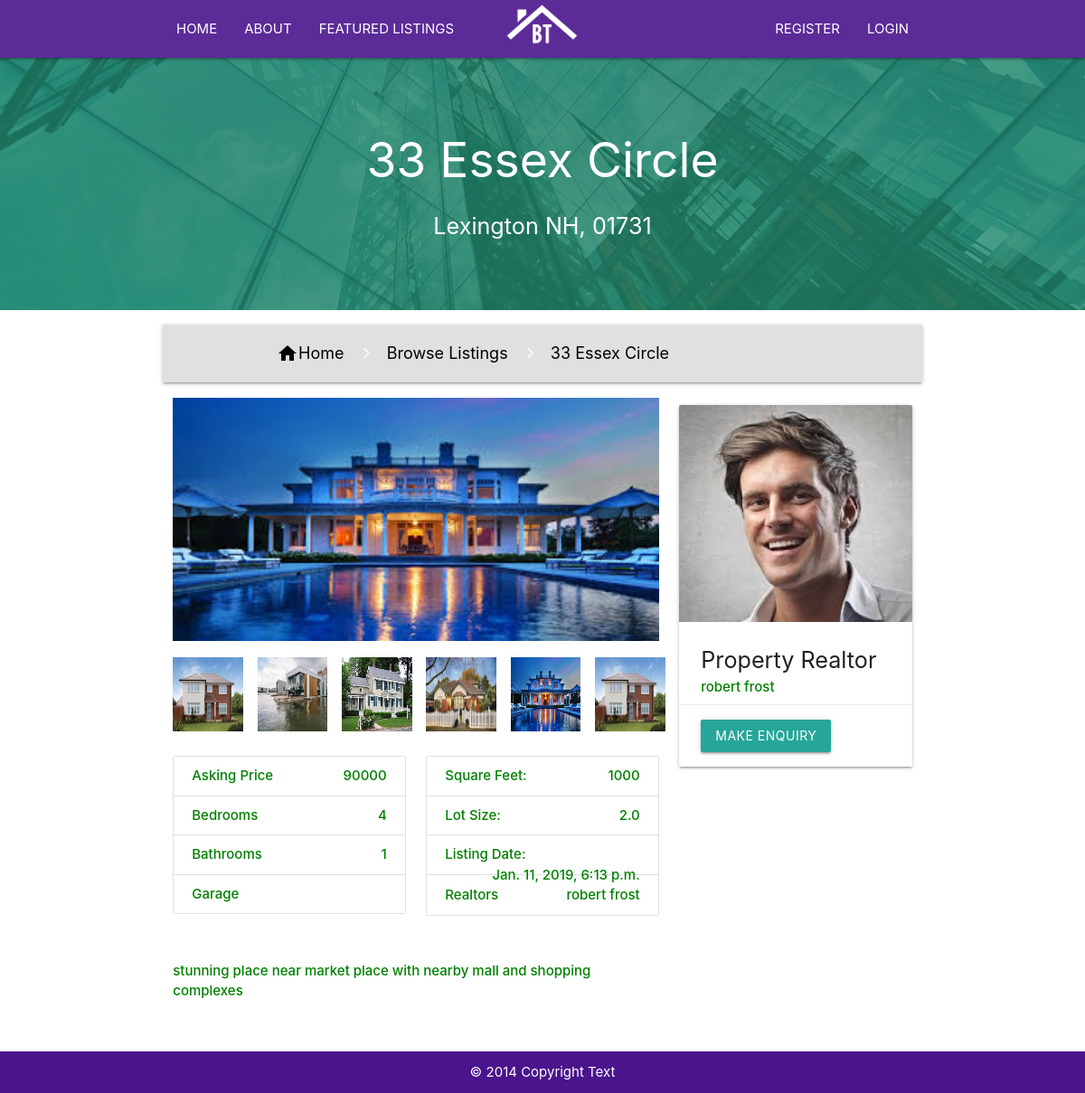
The app's page /listings/2 with its own data.
### listings/models.py (models this page shows, shortened)
class Listings(models.Model):
    realtors = models.ForeignKey(m.Realtors,on_delete=models.DO_NOTHING,null=True)
    title = models.CharField(max_length=200)
    address = models.CharField(max_length=200)
    city = models.CharField(max_length=200)
    state = models.CharField(max_length = 100)
    zipcode = models.CharField(max_length=100)
    description = models.TextField(blank=True)
    price = models.IntegerField()
    bedrooms = models.IntegerField()
    bathrooms  = models.IntegerField()
    sqft = models.IntegerField()
    lot_size = models.DecimalField(max_digits=5,decimal_places=1)
    photo_main = models.ImageField(upload_to='photos/')
    photo_1 = models.ImageField(upload_to='photos/' )
    photo_2 = models.ImageField(upload_to='photos/' )
    photo_3 = models.ImageField(upload_to='photos/' )
    photo_4 = models.ImageField(upload_to='photos/' )
    photo_5 = models.ImageField(upload_to='photos/' )
    photo_6 = models.ImageField(upload_to='photos/' )
    is_published = models.BooleanField(default=True)
    list_date = models.DateTimeField(default=datetime.now,blank=True)

### realtors/models.py (models this page shows)
class Realtors(models.Model):
    name = models.CharField(max_length=200)
    photo = models.ImageField(upload_to='photos/')
    description = models.TextField(blank=True)
    phone = models.CharField(max_length = 20)
    email = models.CharField(max_length = 50)
    is_mvp = models.BooleanField(default = False)
    hire_date = models.DateTimeField(default = datetime.now,blank = True)
    def __str__(self):
        return self.name

### listings/views.py (the view)
# urls.py: url(r'^(?P<id>\d+)',views.listing,name='list'),
def listing(request,id =None ):
    list = get_object_or_404(Listings,id = id)
    context = {
        "listings":list
    }
    return render(request,'listings/listing.html',context)

### templates/listings/listing.html (shortened to what this page needs)
{% extends 'base.html'%} {% load staticfiles %} {% block content %}
<section id="showcase-inner">
    <div class="overservices">
        <div class="container">
            <h2 class="white-text center">{{listings.title}}</h2>
            <p class="flow-text center white-text">{{ listings.city }} {{ listings.state }}, {{ listings.zipcode }}</p>
        </div>
    </div>
</section>
<div class="container">
    <nav class="bread grey lighten-2">
        <div class="container">
            <div class="nav-wrapper ">
                <div class="col s12">
                    <a href="{% url 'index'%}" class="breadcrumb black-text"><i class="material-icons">home </i> Home</a>
                    <a href="{% url 'listings'%}" class="breadcrumb black-text ">Browse Listings</a>
                    <a href="#" class="breadcrumb black-text active">{{listings.title}}</a>
                </div>
            </div>
        </div>
    </nav>
</div>
<section class="listings">
    <div class="container ">
        <div class="row">
            <div class="col s12 m8">
                <img src="{{listings.photo_main.url}}" class="materialboxed imagess">
                <div class="row">
                    <div class="col s4 m2">
                        <img src="{{listings.photo_1.url}}" class="materialboxed smallimagess ">
                    </div>
                    <div class="col s4 m2">
                        <img src="{{listings.photo_2.url}}" class="materialboxed smallimagess">
                    </div>
                    <div class="col s4 m2">
                        <img src="{{listings.photo_3.url}}" class="materialboxed smallimagess">
                    </div>
                    <div class="col s4 m2">
                        <img src="{{listings.photo_4.url}}" class="materialboxed smallimagess">
                    </div>
                    <div class="col s4 m2">
                        <img src="{{listings.photo_5.url}}" class="materialboxed smallimagess">
                    </div>
                    <div class="col s4 m2">
                        <img src="{{listings.photo_6.url}}" class="materialboxed smallimagess ">
                    </div>
                </div>
                <div class="row">
                    <div class="col s12 m6">
                        <ul class="collection">
                            <li class="collection-item"><span class="sec-text h4">Asking Price </span>
                                <span class="right sec-text">{{listings.price}}</span>
                            </li>
                            <li class="collection-item"><span class="sec-text h4">Bedrooms </span>
                                <span class="right sec-text">{{listings.bedrooms}}</span>
                            </li>
                            <li class="collection-item"><span class="sec-text h4">Bathrooms</span>
                                <span class="right sec-text">{{listings.bathrooms}}</span>
                            </li>
                            <li class="collection-item"><span class="sec-text h4">Garage </span>
                            </li>
                        </ul>
                    </div>
                    <div class="col s12 m6">
                        <ul class="collection">
                            <li class="collection-item"><span class="sec-text ">Square Feet: </span>
                                <span class="right sec-text">{{listings.sqft}}</span>
                            </li>
                            <li class="collection-item"><span class="sec-text h4">Lot Size:</span>
                                <span class="right sec-text">{{listings.lot_size}}</span>
                            </li>
                            <li class="collection-item"><span class="sec-text h4">Listing Date: </span>
                                <span class="right sec-text">{{listings.list_date}}</span>
                            </li>
                            <li class="collection-item"><span class="sec-text h4">Realtors</span>
                                <span class="right sec-text">{{listings.realtors}}</span>
                            </li>
                        </ul>
                    </div>
                </div>
                <div class="row">
                    <div class="col s12 m12">
                        <p class="sec-text">{{listings.description}}</p>
                    </div>
                </div>
            </div>
            <div class="col s12 m4">
                <div class="card medium">
                    <div class="card-image">
                        <img src="{{listings.realtors.photo.url}}">
                    </div>
                    <div class="card-content">
                        <p class="flow-text">Property Realtor</p>
                        <p class="sec-text">{{listings.realtors}}</p>
                    </div>
                    <div class="card-action">
                        <a href="#modal1" data-target="modal1" class="btn center  modal-trigger">Make Enquiry</a>
                    </div>
                </div>
            </div>
        </div>
</section>
{% endblock %}

### templates/base.html (shortened to what this page needs)
{%load staticfiles %}
<!DOCTYPE html>
<html lang="en">
<head>
    <link rel="stylesheet" href="{% static "css/demo.css"%}">
    <link rel="stylesheet" href="https://cdnjs.cloudflare.com/ajax/libs/materialize/1.0.0/css/materialize.min.css">
</head>
<body>
    {%include 'partials/navbar.html'%}
    {% block content%} {%endblock%}
    {%include 'partials/footer.html'%}
</body>
</html>

### templates/partials/navbar.html (shortened to what this page needs)
{% load staticfiles %}
<div class="navbar-fixed">
 <nav class="purple darken-4 navopac ">
    <div class="nav-wrapper">
        <div class="container">
      <a href="{%url 'index'%}" class="brand-logo center"><img class="logo" src="{%static "/img/logo.png" %}" alt=""></a>
      <ul id="nav-mobile" class="left hide-on-med-and-down">
        <li><a href="{% url 'index'%}">HOME</a></li>
        {% if 'about' in request.path%}
        <li class="active"><a href="{%url 'about'%}">ABOUT</a></li>
        {%else%}
        <li><a href="{%url 'about'%}">ABOUT</a></li>
        {% endif%}
        <li><a href="{% url 'listings' %}">FEATURED LISTINGS</a></li>
      </ul>
      <ul id="nav-mobile" class="right hide-on-med-and-down">
          {% if user.is_authenticated %}
          <li><a href="{% url 'logout' %}">LOGOUT</a></li>
          {% else %}
            <li><a href="{% url 'register' %}">REGISTER</a></li>
            <li><a href="{% url 'login' %}">LOGIN</a></li>
            {% endif%}
      </ul>
    </div>
    </div>
</div>

### templates/partials/footer.html
<footer class="purple darken-4 white-text">
        <div class="footer-copyright">
                <div class="container center">
                        © 2014 Copyright Text
                </div>
        </div>
</footer>

### static/css/demo.css (style rules this page uses)
.navopac { opacity: 0.9; }
.logo { width: 90px; padding: 2%; }
::placeholder { color: white; opacity: 1; }
.overservices { background: rgba(32, 134, 107, 0.8); position: relative; padding:4%; }
.sec-text { color: green; font-weight: 500; }
#showcase-inner { background: url('/static/img/building.jpg'); background-position: center; background-size: cover; position: relative; overflow: hidden; }
.bread { margin-top: 2%; margin-bottom: 2%; color: black; }
footer { padding: 1% }
.imagess { width: 100%; }
.smallimagess { width: 110%; height: 100px; padding-top: 25%; }

### records on screen
Listings: title "33 Essex Circle", city "Lexington", state "NH", zipcode "01731", photo_main (picture), photo_1 (picture), photo_2 (picture), photo_3 (picture), photo_4 (picture), photo_5 (picture), photo_6 (picture), price "90000", bedrooms "4", bathrooms "1", sqft "1000", lot_size "2.0", list_date "Jan. 11, 2019, 6:13 p.m.", realtors "robert frost", description "stunning place near market place with nearby mall and shopping complexes", realtors.photo (picture)
